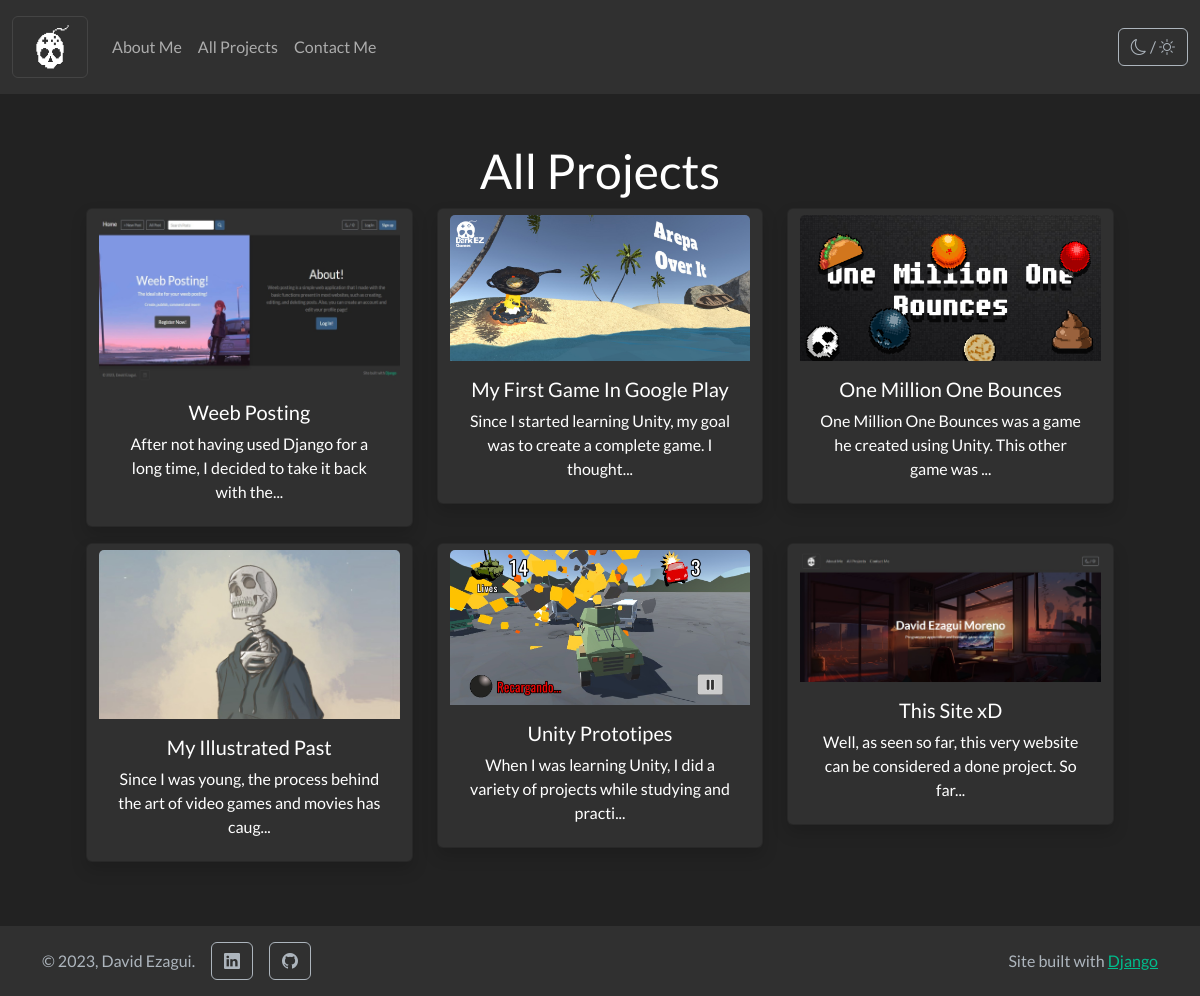
Screenshot of /all-projects/ with the database file from the repository.
### portfolio_pages/models.py (models this page shows, shortened)
class Project(models.Model):
    title = models.CharField(max_length=250)
    body = models.TextField()
    image = models.ImageField(null=True, blank=True)
    link = models.URLField(null=True, blank=True)
    link2 = models.URLField(null=True, blank=True)
    urlname = models.CharField(max_length=20)

### portfolio_pages/views.py (the view)
# urls.py: path('all-projects/', AllProjetsView.as_view(), name="all-projects"),
class AllProjetsView(ListView):
    model = Project
    template_name = "all-projects.html"
    context_object_name = 'projects'

### templates/all-projects.html (shortened to what this page needs)
{% extends 'base.html' %}
{% block content %}
<div class="col-md-11 mx-auto">
      <div class="my-2">
        <div class="p-4 text-center">
          <div class="container py-3 ">
            <h1>All Projects</h1>
            <div class="row">
              {% for project in  projects %}
                <div class="col-md-4 mb-3">
                  <a href="{% url 'project-detail' project.urlname %}" class="text-decoration-none">
                    <div class="card btn btn-outline-secondary shadow">
                      <img src="{{ project.image.url }}" class="card-img-top" alt="project image">
                      <div class="card-body">
                        <h5 class="card-title">{{ project.title }}</h5>
                        <p class="card-text">{{ project.body|slice:"80" }}...</p>
                      </div>
                    </div>
                  </a>
                </div>
              {% endfor %}
            </div>
        </div>
      </div>
    </div>
  </div>
{% endblock content %}

### rows the page displays
Project: image (picture), title "Weeb Posting", body "After not having used Django for a long time, I decided to take it back with the"
Project: image (picture), title "My First Game In Google Play", body "Since I started learning Unity, my goal was to create a complete game. I thought"
Project: image (picture), title "One Million One Bounces", body "One Million One Bounces was a game he created using Unity. This other game was"
Project: image (picture), title "My Illustrated Past", body "Since I was young, the process behind the art of video games and movies has caug"
Project: image (picture), title "Unity Prototipes", body "When I was learning Unity, I did a variety of projects while studying and practi"
Project: image (picture), title "This Site xD", body "Well, as seen so far, this very website can be considered a done project. So far"
